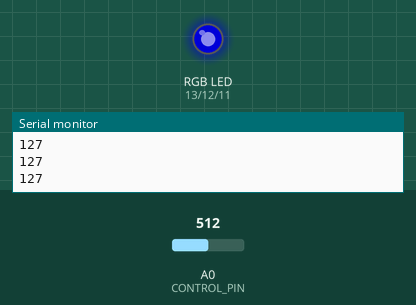
A sketch run on a simulated Arduino Uno, built with avr-gcc and run on an emulated ATmega328P. On the bench: an RGB LED mixed from three pins (HIGH = lit), the last lines printed to the serial monitor. The inputs (shaded band) are chosen by the test bench; at power-on: A0 (CONTROL_PIN) = 512. Dim RGB values are drawn brighter than linear.

Above: at 1.2 s.
1.3 s: A0 (CONTROL_PIN) set to 716
At 2.5 s:
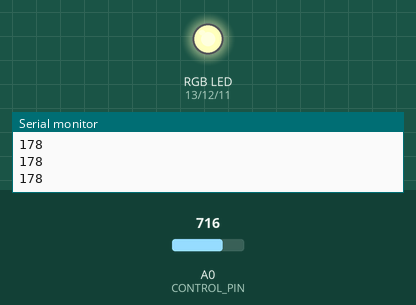
2.8 s: A0 (CONTROL_PIN) set to 900
At 3.9 s:
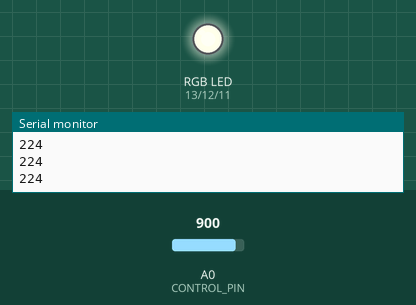
4.3 s: A0 (CONTROL_PIN) set to 1023
At 5.2 s:
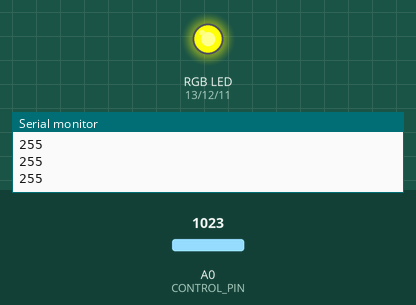
5.8 s: A0 (CONTROL_PIN) set to 306
At 6.6 s:
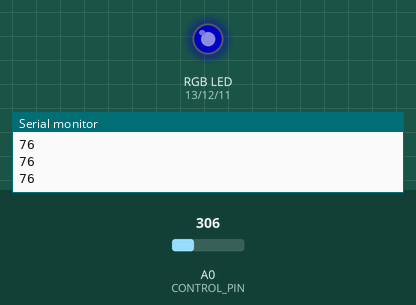
7.3 s: A0 (CONTROL_PIN) set to 122
At 7.9 s:
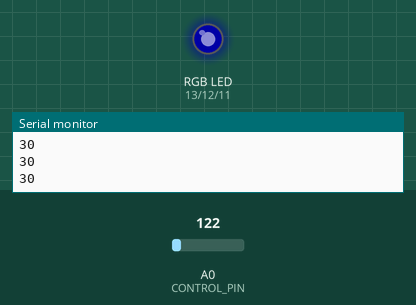
8.8 s: A0 (CONTROL_PIN) set to 511
At 9.2 s:
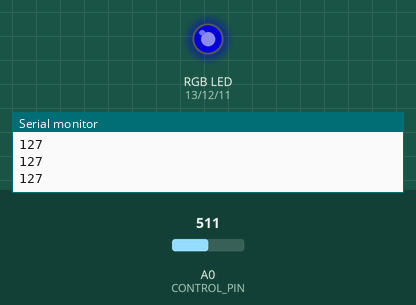
Timing chart, 0 to 11.3 s (numbered marks = the images above; inputs shaded):
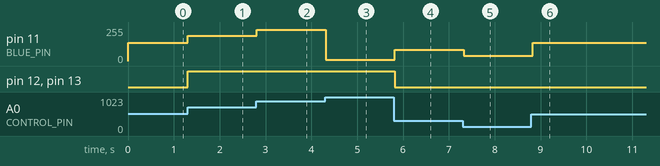

Measured:
- after the input at 1.3 s, pin 11 (BLUE_PIN): 137/255 → 188/255 at once; pin 12 (GREEN_PIN), pin 13 (RED_PIN): LOW → HIGH at once
- after the input at 2.8 s, pin 11 (BLUE_PIN): 188/255 → 234/255 at once
- after the input at 4.3 s, pin 11 (BLUE_PIN): 234/255 → 9/255 at once
- after the input at 5.8 s, pin 11 (BLUE_PIN): 9/255 → 86/255 at once; pin 12 (GREEN_PIN), pin 13 (RED_PIN): HIGH → LOW at once
- after the input at 7.3 s, pin 11 (BLUE_PIN): 86/255 → 40/255 at once
- after the input at 8.8 s, pin 11 (BLUE_PIN): 40/255 → 137/255 at once

The sketch:

20231129_COLORS.ino
```cpp
#define CONTROL_PIN A0

#define RED_PIN 13
#define GREEN_PIN 12
#define BLUE_PIN 11

// int RED_PIN = 0;
// int BLUE_PIN = 0;
// int GREEN_PIN = 0;


void setup() {
  Serial.begin(9600);
  pinMode(RED_PIN, OUTPUT);
  pinMode(GREEN_PIN, OUTPUT);
  pinMode(BLUE_PIN, OUTPUT);
  //pinMode(CONTROL_PIN, OUTPUT);
}

void loop() {
  int value = analogRead(CONTROL_PIN);
  int color = map(value, 0, 1023, 0, 255);
  Serial.println(color);

  //setColor(color, 100,200);
  analogWrite(RED_PIN, color);
  analogWrite(GREEN_PIN, color - 10);
  analogWrite(BLUE_PIN, color + 10);

  delay(100);
}
```
